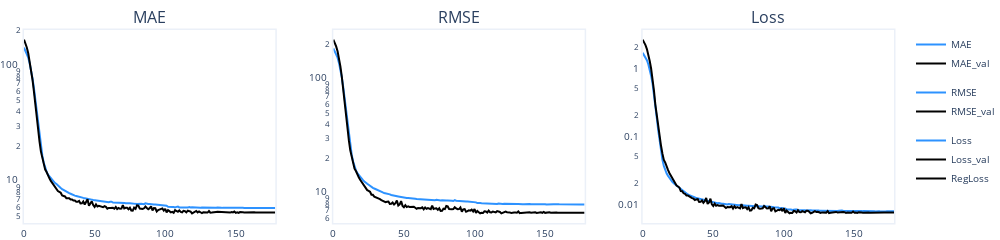

Here is the notebook cell this chart was saved with:
### Code cell
create_metrics_plot(metrics)

### Figure 1 — Plotly figure (JSON) as saved in the notebook; plotly's stock layout.template omitted (floating-point values rounded to 4 significant figures; data arrays with more than 128 entries replaced by an {"elided": "..."} marker saying what was removed)
{"data": [{"legendgroup": "MAE", "line": {"color": "#2d92ff", "width": 2}, "mode": "lines", "name": "MAE", "type": "scatter", "xaxis": "x", "y": {"elided": "179 float values"}, "yaxis": "y"}, {"legendgroup": "MAE", "line": {"color": "black", "width": 2}, "mode": "lines", "name": "MAE_val", "type": "scatter", "xaxis": "x", "y": {"elided": "179 float values"}, "yaxis": "y"}, {"legendgroup": "RMSE", "line": {"color": "#2d92ff", "width": 2}, "mode": "lines", "name": "RMSE", "type": "scatter", "xaxis": "x2", "y": {"elided": "179 float values"}, "yaxis": "y2"}, {"legendgroup": "RMSE", "line": {"color": "black", "width": 2}, "mode": "lines", "name": "RMSE_val", "type": "scatter", "xaxis": "x2", "y": {"elided": "179 float values"}, "yaxis": "y2"}, {"legendgroup": "Loss", "line": {"color": "#2d92ff", "width": 2}, "mode": "lines", "name": "Loss", "type": "scatter", "xaxis": "x3", "y": {"elided": "179 float values"}, "yaxis": "y3"}, {"legendgroup": "Loss", "line": {"color": "black", "width": 2}, "mode": "lines", "name": "Loss_val", "type": "scatter", "xaxis": "x3", "y": {"elided": "179 float values"}, "yaxis": "y3"}, {"legendgroup": "Loss", "line": {"color": "black", "width": 2}, "mode": "lines", "name": "RegLoss", "type": "scatter", "xaxis": "x3", "y": {"elided": "179 int values"}, "yaxis": "y3"}], "layout": {"annotations": [{"font": {"size": 16}, "showarrow": false, "text": "MAE", "x": 0.1444, "xanchor": "center", "xref": "paper", "y": 1, "yanchor": "bottom", "yref": "paper"}, {"font": {"size": 16}, "showarrow": false, "text": "RMSE", "x": 0.5, "xanchor": "center", "xref": "paper", "y": 1, "yanchor": "bottom", "yref": "paper"}, {"font": {"size": 16}, "showarrow": false, "text": "Loss", "x": 0.8556, "xanchor": "center", "xref": "paper", "y": 1, "yanchor": "bottom", "yref": "paper"}], "autosize": true, "font": {"size": 10}, "height": 200, "margin": {"b": 0, "l": 0, "pad": 0, "r": 10, "t": 30}, "title": {"font": {"size": 10}}, "width": 1000, "xaxis": {"anchor": "y", "domain": [0, 0.2889], "linewidth": 1.5, "mirror": true, "showgrid": false, "showline": true}, "xaxis2": {"anchor": "y2", "domain": [0.3556, 0.6444], "linewidth": 1.5, "mirror": true, "showgrid": false, "showline": true}, "xaxis3": {"anchor": "y3", "domain": [0.7111, 1], "linewidth": 1.5, "mirror": true, "showgrid": false, "showline": true}, "yaxis": {"anchor": "x", "domain": [0, 1], "linewidth": 1.5, "mirror": true, "rangemode": "tozero", "showgrid": false, "showline": true, "type": "log"}, "yaxis2": {"anchor": "x2", "domain": [0, 1], "linewidth": 1.5, "mirror": true, "rangemode": "tozero", "showgrid": false, "showline": true, "type": "log"}, "yaxis3": {"anchor": "x3", "domain": [0, 1], "linewidth": 1.5, "mirror": true, "rangemode": "tozero", "showgrid": false, "showline": true, "type": "log"}}}
